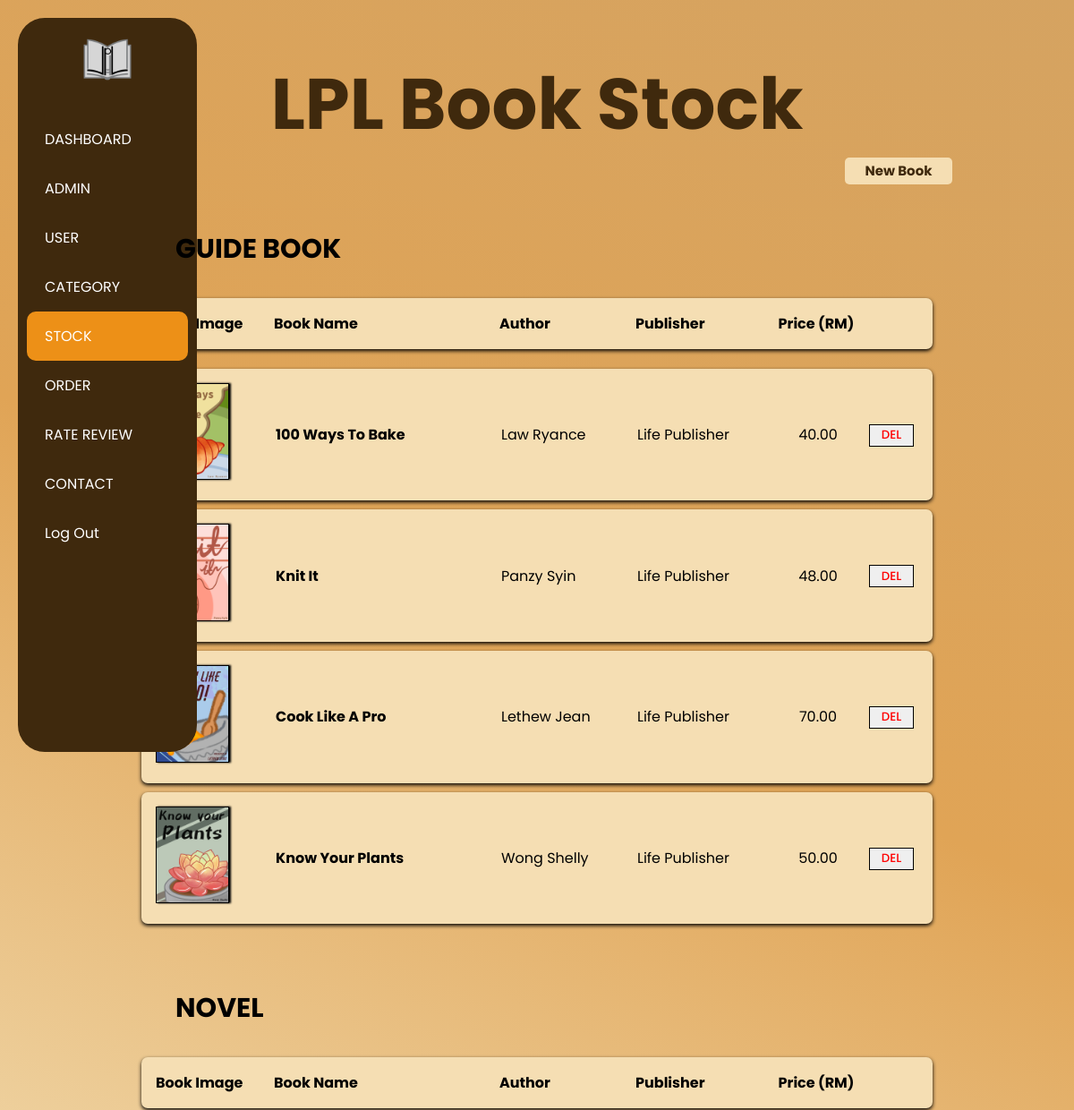
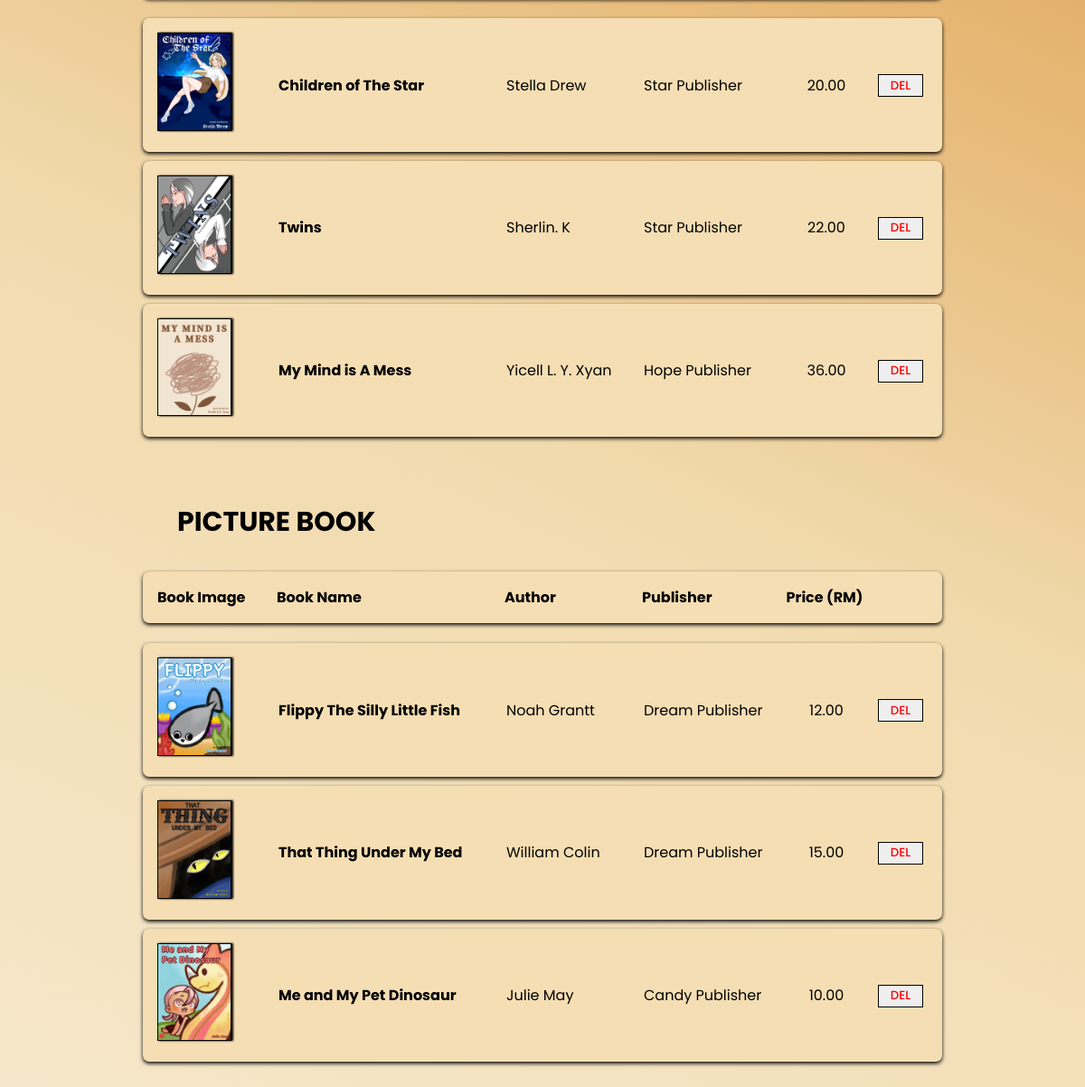
/Employee/Stock/stock.php, run on the app's committed database (2 pictures, top to bottom).
### tables this page shows
CREATE TABLE `booklist` (
  `BookID` int(4) NOT NULL,
  `Book_Name` varchar(255) DEFAULT NULL,
  `Price` decimal(5,2) NOT NULL,
  `Author` varchar(255) DEFAULT NULL,
  `Publisher` varchar(255) DEFAULT NULL,
  `Synopsis` varchar(255) DEFAULT NULL,
  `BookIMG` varchar(255) NOT NULL,
  `Category` varchar(255) DEFAULT 'BookType'
);

### Employee/Stock/stock.php (the view, shortened to what this page needs)
<?php
    include('../../connection.php');
    ?>
<!DOCTYPE html>
<html lang="en">
<head>
    <link href="" rel="stylesheet">
    <link rel="stylesheet" href="Stock.css">
</head>
<body>
<div class="selection">
    <div class="Logo">
        <img id="LogoImage" src="Logo.png" alt="Logo"/>
    </div>
    <div class="bar">
        <ul>
            <li><a href="../Employee_Home_Page/Home_Page_EMP.php">DASHBOARD</a></li>
            <li><a href="../Manage_Staff/Manage_Staff.php">ADMIN</a></li>
            <li><a href="../Manage_USER/Manage_USER.php">USER</a></li>
            <li><a href="../Manage_Category/Category.php">CATEGORY</a></li>
            <li class="category" id="active">
                <a href="../Stock/stock.php">STOCK</a>
            </li>
                    <li><a href="../Manage_Order/Manage_Order.php">ORDER</a></li>
                    <li><a href="../Rate_Review/Rate_Review.php">RATE REVIEW</a></li>
                    <li><a href="../Contact_Record/Contact_Record.php">CONTACT</a></li>
                    <li><a href="../../User/Landing_Page/Landing.php">Log Out</a></li>
        </ul>
    </div>
</div>
<fieldset>
    <h1 class="title">LPL Book Stock</h1>
    <div class="addBook">
        <button class="addBook"><a href="Add Book/add book.php">New Book</a></button>
    </div>
    <?php
    mysqli_select_db($connect,"dwp_project");
    $result = mysqli_query($connect, "SELECT * FROM booklist ORDER BY Category");
    $currentType = '';
    while($row = mysqli_fetch_assoc($result))
    {
        if ($currentType != $row['Category'])
        {
            if ($currentType != '')
            {
                echo '</table></div>';
            }
            $currentType = $row['Category'];
            echo '<div>';
            echo '<h1 class="bType" id="'. strtolower($currentType) . '">' . strtoupper($currentType) . '</h1>';
            echo '<table>';
            echo '<thead>
                <tr>
                    <th class="bImg">Book Image</th>
                    <th class="bName">Book Name</th>
                    <th class="bAuthor">Author</th>
                    <th class="bPublisher">Publisher</th>
                    <th class="bPrice">Price (RM)</th>
                    <th class="delBook"></th>
                </tr>
            </thead>';
        }
    ?>
        <tr>
        <td><img class="bImg" src="../../images/<?php echo $row["Book_Name"]; ?>.png"></td>
        <td class="bName"><?php echo $row["Book_Name"]; ?></td>
            <td class="bAuthor"><?php echo $row["Author"]; ?></td>
            <td class="bPublisher"><?php echo $row["Publisher"]; ?></td>
            <td class="bPrice"><?php echo $row["Price"]; ?></td>
            <td class="delBook"><button class="delBook"><a href="stock.php?del&book_ID=<?php echo $row['BookID'];?>" onclick="return confirmation();">DEL</a></button></td>
        </tr>
    <?php
    }
    if ($currentType != '')
    {
        echo '</table></div>';
    }
    ?>
</fieldset>
</body>
</html>

### Employee/Stock/Stock.css (style rules this page uses)
* { font-family: "Poppins"; margin: 0; }
h1.title { color: #3f290d; font-size: 80px; text-align: center; margin-top: 50px; }
body { background-image:linear-gradient(25deg, #f6e7ca, #f1daad, #e0a456,#d5a361); }
.selection { width: 200px; background-color: #3f290d; color: white; height: 100vh; display: flex; flex-direction: column; align-items: center; padding: 10px 0; border-radius: 30px; margin: 20px; position: fixed; }
.Logo img { padding: 10px 10px; float: left; display: flex; height: 60px; margin-bottom: 18px; }
.selection ul { list-style: none; padding: 0; width: 100%; }
.selection ul li { width: 180px; }
.selection ul li a { display: block; padding: 15px 20px; color: white; text-decoration: none; width: 100%; box-sizing: border-box; }
.selection #active { background-color: #ED9017; color: white; border-radius: 10px; }
fieldset { width: 800px; border: transparent; margin: auto; }
div.addBook { display: flex; justify-content: flex-end; }
button.addBook { background-color: wheat; border-radius: 5px; border: transparent; width: 120px; height: 30px; border-radius: 5px; }
button.addBook a { text-decoration: none; color: #3f290d; font-weight: 700; font-size: 15px; }
table { margin: 0 auto; padding: 10px; }
.bType { font-size: 30px; font-weight: 700; margin-bottom: 10px; margin-bottom: 10px; margin-top: 50px; transform: translateX(60px); }
tr { margin: 10px; border-radius: 7px; background-color: wheat; box-shadow: 0 2px 4px; align-items: center; display: flex; padding: 15px; }
th { text-align: left; font-weight: 700; }
.bImg { width: 130px; }
.bName { width: 250px; font-weight: 700; }
.bAuthor { width: 150px; }
.bPublisher { width: 150px; }
.bPrice { width: 100px; text-align: center; }
td.delBook, th.delBook { width: 60px; text-align: center; }
.delBook a { text-decoration: none; color: red; }
button.delBook { color: red; border: 1px black solid; height: 25px; width: 50px; padding: 0; font-weight: 500; }
img.bImg { padding: 0; width: 80px; border: 1px black solid; box-shadow: 2px 0 2px 0; margin-right: 50px; }

### data on the page
booklist: Category "GUIDE BOOK", Book_Name "100 Ways To Bake", Author "Law Ryance", Publisher "Life Publisher", Price "40.00"
booklist: Book_Name "Knit It", Author "Panzy Syin", Publisher "Life Publisher", Price "48.00"
booklist: Book_Name "Cook Like A Pro", Author "Lethew Jean", Publisher "Life Publisher", Price "70.00"
booklist: Book_Name (picture), Book_Name "Know Your Plants", Author "Wong Shelly", Publisher "Life Publisher", Price "50.00"
booklist: Category "NOVEL", Book_Name (picture), Book_Name "Children of The Star", Author "Stella Drew", Publisher "Star Publisher", Price "20.00"
booklist: Book_Name (picture), Book_Name "Twins", Author "Sherlin. K", Publisher "Star Publisher", Price "22.00"
booklist: Book_Name (picture), Book_Name "My Mind is A Mess", Author "Yicell L. Y. Xyan", Publisher "Hope Publisher", Price "36.00"
booklist: Category "PICTURE BOOK", Book_Name (picture), Book_Name "Flippy The Silly Little Fish", Author "Noah Grantt", Publisher "Dream Publisher", Price "12.00"
booklist: Book_Name (picture), Book_Name "That Thing Under My Bed", Author "William Colin", Publisher "Dream Publisher", Price "15.00"
booklist: Book_Name (picture), Book_Name "Me and My Pet Dinosaur", Author "Julie May", Publisher "Candy Publisher", Price "10.00"
